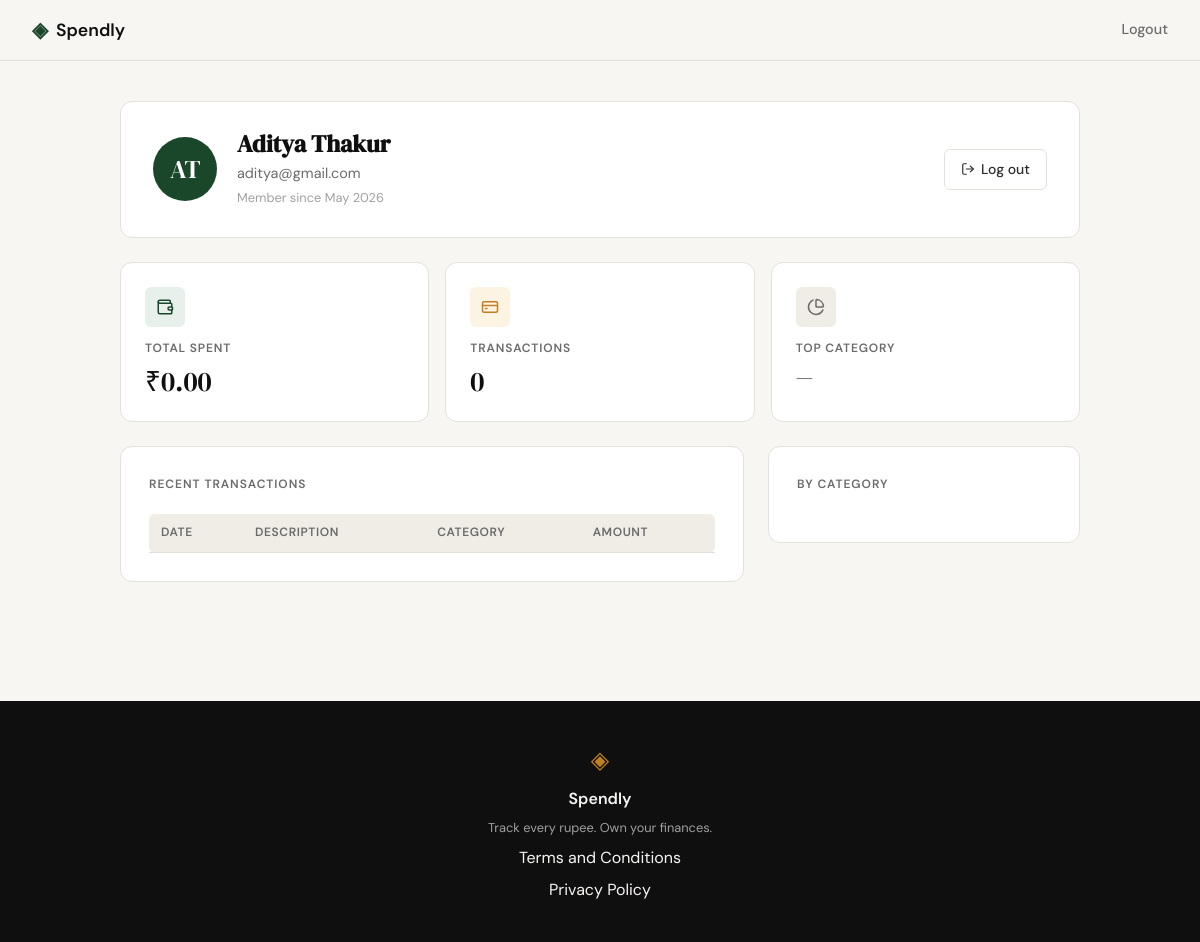
/profile (signed in), run on an earlier commit of the app's database.
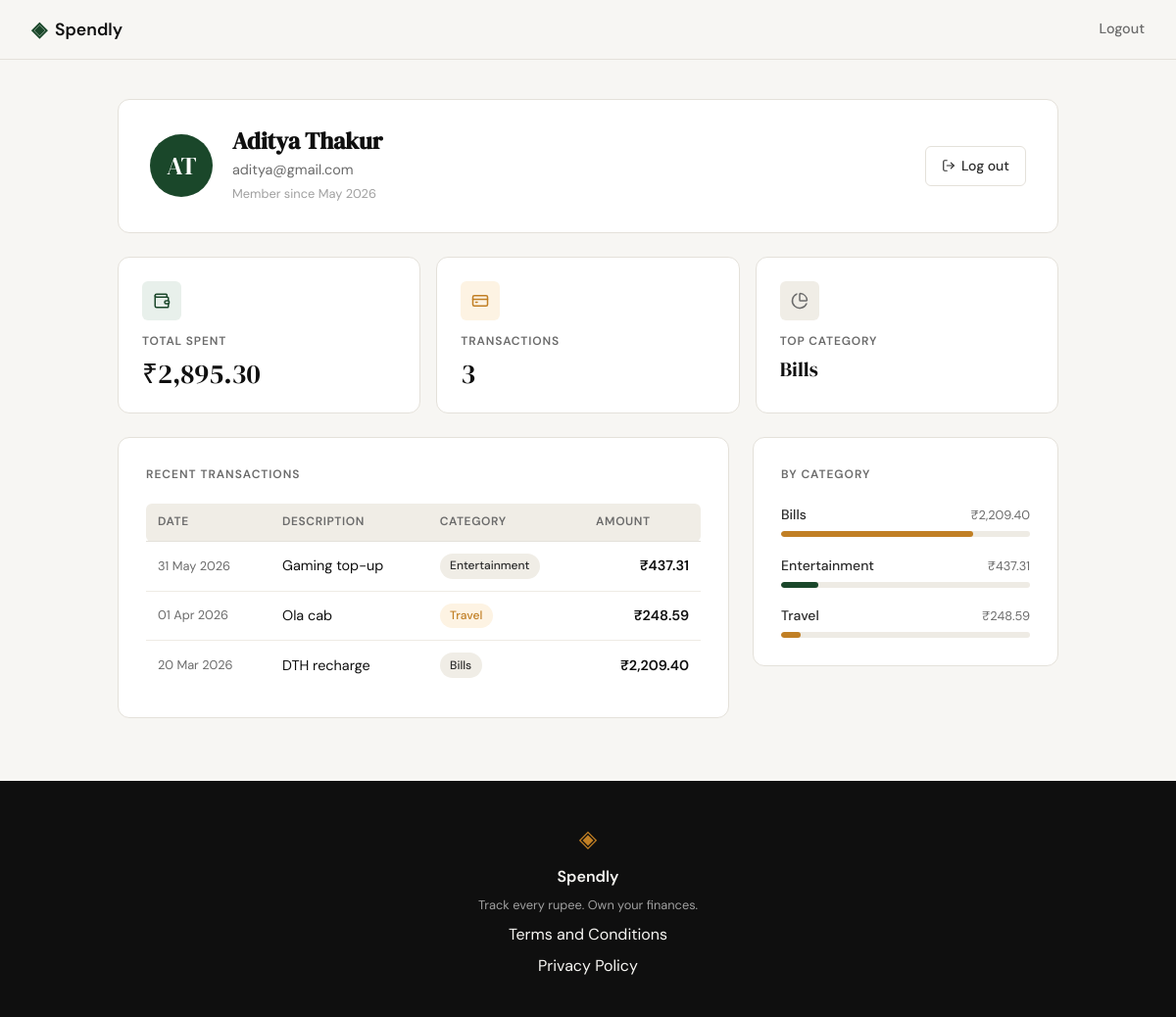
And on a later commit of the database.
### tables this page shows
CREATE TABLE users (
            id         INTEGER PRIMARY KEY AUTOINCREMENT,
            name       TEXT    NOT NULL,
            email      TEXT    NOT NULL UNIQUE,
            password   TEXT    NOT NULL,
            created_at TEXT    NOT NULL DEFAULT (datetime('now'))
        );

CREATE TABLE categories (
            id   INTEGER PRIMARY KEY AUTOINCREMENT,
            name TEXT    NOT NULL UNIQUE
        );

CREATE TABLE expenses (
            id          INTEGER PRIMARY KEY AUTOINCREMENT,
            user_id     INTEGER NOT NULL,
            category_id INTEGER NOT NULL,
            amount      REAL    NOT NULL CHECK (amount > 0),
            description TEXT,
            date        TEXT    NOT NULL DEFAULT (date('now')),
            created_at  TEXT    NOT NULL DEFAULT (datetime('now')),
            FOREIGN KEY (user_id)     REFERENCES users(id)      ON DELETE CASCADE,
            FOREIGN KEY (category_id) REFERENCES categories(id) ON DELETE RESTRICT
        );

### app.py (the view)
@app.route("/profile")
@login_required
def profile():
    uid = session["user_id"]
    user = queries.get_user_by_id(uid)
    if user is None:
        session.clear()
        return redirect(url_for("login"))
    stats        = queries.get_summary_stats(uid)
    transactions = queries.get_recent_transactions(uid)
    categories   = queries.get_category_breakdown(uid)
    return render_template("profile.html", user=user,
                           stats=stats, transactions=transactions,
                           categories=categories)

### app.py (called while the page is built)
@app.template_filter('inr')
def inr_filter(value):
    return f"₹{value:,.2f}"

def login_required(f):
    @wraps(f)
    def decorated(*args, **kwargs):
        if not session.get("user_id"):
            return redirect(url_for("login"))
        return f(*args, **kwargs)
    return decorated

### database/db.py (called while the page is built)
def get_db():
    conn = sqlite3.connect(_DB_PATH)
    conn.row_factory = sqlite3.Row
    conn.execute("PRAGMA foreign_keys = ON")
    return conn

### database/queries.py (called while the page is built)
def get_user_by_id(user_id):
    conn = db.get_db()
    try:
        row = conn.execute(
            "SELECT name, email, created_at FROM users WHERE id = ?", (user_id,)
        ).fetchone()
    finally:
        conn.close()
    if row is None:
        return None
    try:
        member_since = datetime.strptime(row["created_at"], "%Y-%m-%d %H:%M:%S").strftime("%B %Y")
    except ValueError:
        member_since = row["created_at"][:7]
    return {"name": row["name"], "email": row["email"], "member_since": member_since}

def get_summary_stats(user_id):
    conn = db.get_db()
    try:
        totals = conn.execute(
            "SELECT COALESCE(SUM(e.amount), 0.0) AS total_spent, COUNT(e.id) AS tx_count"
            " FROM expenses e WHERE e.user_id = ?",
            (user_id,),
        ).fetchone()
        top = conn.execute(
            "SELECT c.name FROM expenses e"
            " JOIN categories c ON c.id = e.category_id"
            " WHERE e.user_id = ? GROUP BY c.id ORDER BY SUM(e.amount) DESC LIMIT 1",
            (user_id,),
        ).fetchone()
    finally:
        conn.close()
    return {
        "total_spent": totals["total_spent"],
        "tx_count": totals["tx_count"],
        "top_category": top["name"] if top else "—",
    }

def get_category_breakdown(user_id):
    conn = db.get_db()
    try:
        rows = conn.execute(
            "SELECT c.name, SUM(e.amount) AS total"
            " FROM expenses e JOIN categories c ON c.id = e.category_id"
            " WHERE e.user_id = ? GROUP BY c.id ORDER BY total DESC",
            (user_id,),
        ).fetchall()
    finally:
        conn.close()
    if not rows:
        return []
    grand_total = sum(r["total"] for r in rows)
    int_pcts = [int(r["total"] / grand_total * 100) for r in rows]
    int_pcts[0] += 100 - sum(int_pcts)
    return [
        {"name": r["name"], "total": float(r["total"]), "pct": pct}
        for r, pct in zip(rows, int_pcts)
    ]

### templates/profile.html (shortened to what this page needs)
{% extends "base.html" %}
{% block head %}
<link rel="stylesheet" href="{{ url_for('static', filename='css/profile.css') }}">
{% endblock %}
{% block content %}
<section class="profile-section">
  <div class="profile-container">
    <div class="profile-hero-card">
      <div class="profile-avatar">
        {{ user['name'].split()[0][0] | upper }}{% if user['name'].split() | length > 1 %}{{ user['name'].split()[-1][0] | upper }}{% endif %}
      </div>
      <div class="profile-info">
        <h1 class="profile-name">{{ user['name'] }}</h1>
        <p class="profile-email">{{ user['email'] }}</p>
        <p class="profile-since">Member since {{ user['member_since'] }}</p>
      </div>
      <a href="{{ url_for('logout') }}" class="btn-ghost profile-logout">
        <i data-lucide="log-out" class="btn-icon"></i>
        Log out
      </a>
    </div>
    <div class="stats-row">
      <div class="stat-card">
        <div class="stat-icon">
          <i data-lucide="wallet"></i>
        </div>
        <p class="stat-label">Total Spent</p>
        <p class="stat-value">{{ stats.total_spent | inr }}</p>
      </div>
      <div class="stat-card">
        <div class="stat-icon stat-icon--amber">
          <i data-lucide="credit-card"></i>
        </div>
        <p class="stat-label">Transactions</p>
        <p class="stat-value">{{ stats.tx_count }}</p>
      </div>
      <div class="stat-card">
        <div class="stat-icon stat-icon--neutral">
          <i data-lucide="pie-chart"></i>
        </div>
        <p class="stat-label">Top Category</p>
        <p class="stat-value stat-value--sm">{{ stats.top_category }}</p>
      </div>
    </div>
    <div class="profile-grid">
      <div class="profile-card">
        <h2 class="profile-section-title">Recent Transactions</h2>
        <table class="txn-table">
          <thead>
            <tr>
              <th>Date</th>
              <th>Description</th>
              <th>Category</th>
              <th class="txn-amount-col">Amount</th>
            </tr>
          </thead>
          <tbody>
            {% for txn in transactions %}
            <tr>
              <td class="txn-date">{{ txn.date }}</td>
              <td class="txn-desc">{{ txn.description }}</td>
              <td><span class="badge badge--{{ txn.category | lower }}">{{ txn.category }}</span></td>
              <td class="txn-amount">{{ txn.amount | inr }}</td>
            </tr>
            {% endfor %}
          </tbody>
        </table>
      </div>
      <div class="profile-card">
        <h2 class="profile-section-title">By Category</h2>
        <div class="cat-list">
          {% for cat in categories %}
          <div class="cat-row">
            <div class="cat-row-top">
              <span class="cat-name">{{ cat.name }}</span>
              <span class="cat-total">{{ cat.total | inr }}</span>
            </div>
            <div class="progress-track">
              <div class="progress-fill progress-fill--{{ cat.name | lower }}" style="width: {{ cat.pct }}%"></div>
            </div>
          </div>
          {% endfor %}
        </div>
      </div>
    </div>
  </div>
</section>
{% endblock %}

### templates/base.html (shortened to what this page needs)
<!DOCTYPE html>
<html lang="en">
<head>
    <link rel="stylesheet" href="{{ url_for('static', filename='css/style.css') }}">
    {% block head %}{% endblock %}
</head>
<body>
    <nav class="navbar">
        <div class="nav-inner">
            <a href="{{ url_for('landing') }}" class="nav-brand">
                <span class="brand-icon">◈</span>
                <span class="brand-name">Spendly</span>
            </a>
            <div class="nav-links">
                {% if session.get('user_id') %}
                <a href="{{ url_for('logout') }}">Logout</a>
                {% else %}
                <a href="{{ url_for('login') }}">Sign in</a>
                <a href="{{ url_for('register') }}" class="nav-cta">Get started</a>
                {% endif %}
            </div>
        </div>
    </nav>
    <main class="main-content">
        {% block content %}{% endblock %}
    </main>
    <footer class="footer">
        <div class="footer-inner">
            <span class="brand-icon">◈</span>
            <span class="footer-name">Spendly</span>
            <p class="footer-copy">Track every rupee. Own your finances.</p>
            <a href="/terms">Terms and Conditions</a>
            <a href="/privacy">Privacy Policy</a>
        </div>
    </footer>
</body>
</html>

### static/css/style.css (style rules this page uses)
:root { --ink: #0f0f0f; --ink-soft: #2d2d2d; --ink-muted: #6b6b6b; --ink-faint: #a0a0a0; --paper: #f7f6f3; --paper-warm: #f0ede6; --paper-card: #ffffff; --accent: #1a472a; --accent-light: #e8f0eb; --accent-2: #c17f24; --accent-2-light: #fdf3e3; --danger: #c0392b; --danger-light: #fdecea; --border: #e4e1da; --border-soft: #eeebe4; --font-display: 'DM Serif Display', Georgia, serif; --font-body: 'DM Sans', system-ui, sans-serif; --max-width: 1200px; --auth-width: 440px; --radius-sm: 6px; --radius-md: 12px; --radius-lg: 20px; }
*, *::before, *::after { box-sizing: border-box; margin: 0; padding: 0; }
html { font-size: 16px; scroll-behavior: smooth; }
body { background: var(--paper); color: var(--ink); font-family: var(--font-body); font-size: 1rem; line-height: 1.6; -webkit-font-smoothing: antialiased; }
a { color: inherit; text-decoration: none; }
.navbar { position: sticky; top: 0; z-index: 100; background: var(--paper); border-bottom: 1px solid var(--border); padding: 0 2rem; }
.nav-inner { max-width: var(--max-width); margin: 0 auto; height: 60px; display: flex; align-items: center; justify-content: space-between; }
.nav-brand { display: flex; align-items: center; gap: 0.5rem; font-family: var(--font-body); font-weight: 600; font-size: 1.1rem; color: var(--ink); }
.brand-icon { color: var(--accent); font-size: 1.3rem; }
.brand-name { color: var(--ink); }
.nav-links { display: flex; align-items: center; gap: 1.5rem; font-size: 0.9rem; font-weight: 500; }
.nav-links a { color: var(--ink-muted); transition: color 0.2s; }
.main-content { min-height: calc(100vh - 60px - 100px); }
.btn-ghost { display: inline-block; background: transparent; color: var(--ink-soft); padding: 0.65rem 1.5rem; border-radius: var(--radius-sm); font-size: 0.9rem; font-weight: 500; border: 1px solid var(--border); transition: all 0.2s; text-decoration: none; }
.footer { background: var(--ink); color: var(--paper); padding: 2.5rem 2rem; text-align: center; }
.footer-inner { display: flex; flex-direction: column; align-items: center; gap: 0.4rem; }
.footer .brand-icon { color: var(--accent-2); font-size: 1.5rem; }
.footer-name { font-weight: 600; font-size: 1rem; }
.footer-copy { font-size: 0.8rem; color: var(--ink-faint); }

What changed in the data, as far as the page shows it:
now on this page (row unchanged): categories: top_category "Bills", name "Bills", total|inr "₹2,209.40"
added expenses: date "31 May 2026", description "Gaming top-up", category "Entertainment", amount|inr "₹437.31"
added expenses: date "01 Apr 2026", description "Ola cab", category "Travel", amount|inr "₹248.59"
added expenses: date "20 Mar 2026", description "DTH recharge", category "Bills", amount|inr "₹2,209.40"
now on this page (row unchanged): categories: name "Entertainment", total|inr "₹437.31"
now on this page (row unchanged): categories: name "Travel", total|inr "₹248.59"
Also different on the page:
{{ stats.total_spent | inr }}: "₹0.00" → "₹2,895.30"
{{ stats.tx_count }}: "0" → "3"
{{ stats.top_category }}: "—" → (not shown)
